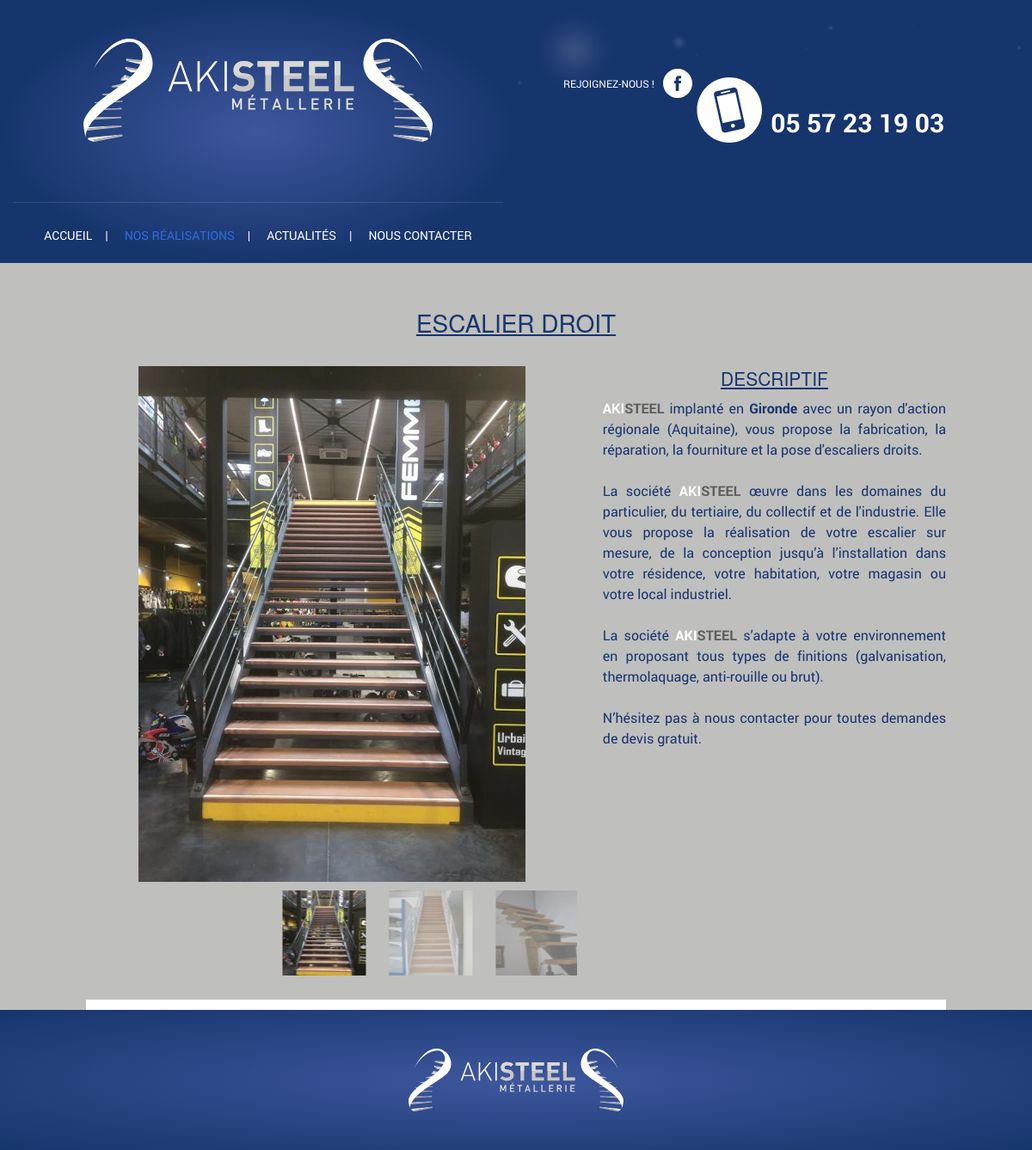
/realisation-detail.php?id=30, run on the app's committed database.
### tables this page shows
CREATE TABLE `product` (
  `id` int(10) unsigned NOT NULL AUTO_INCREMENT,
  `id_categorie` int(11) NOT NULL,
  `nom` varchar(100) NOT NULL,
  `description` text NOT NULL,
  `fichier_pdf` varchar(100) NOT NULL,
  `online` enum('0','1') NOT NULL DEFAULT '0',
  PRIMARY KEY (`id`)
);

CREATE TABLE `product_image` (
  `num_image` int(11) NOT NULL AUTO_INCREMENT,
  `num_produit` int(11) NOT NULL,
  `fichier` varchar(100) NOT NULL,
  `defaut` enum('oui','non') NOT NULL DEFAULT 'non',
  PRIMARY KEY (`num_image`)
);

### admin/classes/StorageManager.php (called while the page is built, shortened)
<?php
class StorageManager{
	protected function dbConnect() {
		try {
			$this->mysqli = new mysqli ( DBHOST, DBUSER, DBPASSWD, DBNAME ) ;
		} catch (Exception $e) {
			throw new Exception("Erreur Connexion DB ". $e->getMessage());
		}
	}
}
?>

### admin/classes/Produit.php (called while the page is built, shortened)
<?php
require_once("StorageManager.php");
class Produit extends StorageManager {
	public function load( $id, $debug=false ){
		$new_array = null;
		$requete = "SELECT * FROM `product` WHERE id = " . $id ;
		$result = mysqli_query( $this->mysqli, $requete );
		while( $row = mysqli_fetch_assoc( $result ) ) {
			$new_array[] = $row;
		}
		return $new_array;
	}
}

### admin/classes/Produit_image.php (called while the page is built, shortened)
<?php
require_once("StorageManager.php");
class Produit_image extends StorageManager {
	public function getListe( $tab=array(), $debug=false ){
		$requete = "SELECT * FROM `product_image`" ;
		if ( $tab[ "where" ] == '' ) {
			$requete .= " WHERE num_image > 0";
			if ( !empty( $tab ) ) {
				foreach( $tab as $champ => $val ) {
					if ( $champ != "champ" && $champ != "order_by" && $champ != "sens" )
						$requete .= " AND " . $champ . " = '" . addslashes( $val ) . "'";
				}
			}
			$order_by = ( $tab[ "order_by" ] != "" ) ? $tab[ "order_by" ] : "num_image";
			$sens = ( $tab[ "sens" ] != "" ) ? $tab[ "sens" ] : "ASC";
			$requete .= " ORDER BY " . $order_by . " " . $sens;
		}
		else $requete .= $tab[ "where" ];
		$new_array = null;
		$result = mysqli_query( $this->mysqli, $requete );
		while( $row = mysqli_fetch_assoc( $result ) ) {
			$new_array[] = $row;
		}
		return $new_array;
	}
	public function getImageDefaut( $num_produit=0, $debug=false ) {
		$requete = "SELECT * FROM `product_image`
			WHERE num_produit = " . intval( $num_produit ) . "
			AND defaut = 'oui'";
		$result = mysqli_query( $this->mysqli, $requete );
		$row = mysqli_fetch_assoc( $result );
		return $row;
	}
}

### realisation-detail.php (the view, shortened to what this page needs)
<?
	require $_SERVER[ "DOCUMENT_ROOT" ] . "/admin/classes/Produit.php";
	require $_SERVER[ "DOCUMENT_ROOT" ] . "/admin/classes/Produit_image.php";
	$debug = 			false;
	$produit = 			new Produit();
	$produit_image = 	new Produit_image();
	$result = $produit->load( $_GET[ "id" ], $debug );
	if ( 1 == 1 ) {
		$nom = 			$result[ 0 ][ "nom" ];
		$description = 	nl2br( $result[ 0 ][ "description" ] );
		$image_defaut = $produit_image->getImageDefaut( $result[ 0 ][ "id" ], $debug );
		if ( 1 == 1 ) {
			unset( $recherche );
			$recherche["num_produit"] = $result[ 0 ][ "id" ];
			$liste_image = 				$produit_image->getListe( $recherche, $debug );
		}
	}
?>
<!doctype html>
<html class="no-js" lang="fr" dir="ltr">
	<head>
		<? include( $_SERVER[ "DOCUMENT_ROOT" ] . "/inc/meta.php" ); ?>
	</head>
	<body class="realisations">
		<? include( $_SERVER[ "DOCUMENT_ROOT" ] . "/inc/header.php" ); ?>
		<div class="row fullwidth content2">
			<div class="row contenu-realisations">
				<div class="large-12 columns">
					<h1><?=$nom?></h1>
				</div>
				<div class="row">
					<div class="large-7 columns">
						<div class="gallery-top">
							<div class="swiper-wrapper">
								<?php if ( !empty( $liste_image ) ): ?>
									<?php foreach ( $liste_image as $_image ) : ?>
										<div class='swiper-slide'>
											<a href="<?php echo '/photos/produit/normale'. $_image[ 'fichier' ] ?>" class="fancybox photo-principale" rel="offre">
												<img src="<?php echo '/photos/produit/realisation_liste' . $_image[ 'fichier' ] ?>"  alt="" />
											</a>
										</div>
									<?php endforeach; ?>
								<?php endif; ?>
							</div>
						</div>
						<div class="gallery-thumbs">
							<div class="swiper-wrapper">
								<?
								if ( !empty( $liste_image ) ) {
									foreach ( $liste_image as $_image ) {
										echo "<div class='swiper-slide'><img src='/photos/produit/vignette" . $_image[ "fichier" ] . "' alt='' /></div>\n";
									}
								}
								?>
							</div>
						</div>
					</div>
					<div class="large-5 columns">
					   <?php if (trim($description) !=''): ?>
						<h3>Descriptif</h3>
						<p><?=$description?></p>
						<?php endif;?>
					</div>
				</div>
			</div>
		</div>
		<? include( $_SERVER[ "DOCUMENT_ROOT" ] . "/inc/footer.php" ); ?>
	</body>
</html>

### css/app.css (style rules this page uses)
* { font-family:'roboto'; }
html, body { height:auto; }
html { min-height:100%; }
body { background:#17356d;min-height:100%; }
h1, h2 { color:#17356d;font-weight:normal;text-decoration:underline;text-transform:uppercase;font-size:28px;text-align:center;margin-bottom:30px; }
h3 { color:#17356d;font-weight:normal;text-decoration:underline;text-transform:uppercase;font-size:21px;text-align:center; }
p { font-size:16px;line-height:24px;text-align:justify;color:#17356d; }
.fullwidth { max-width:100%; }
.blanc { color:#fff;font-weight: bold; }
.gris { color:#5d5d5d;font-weight: bold; }
.content2 { background:#bfbfbe;position:relative; }
.content2 .contenu-realisations { width:100%;padding:50px 0 30px 0;margin:0;max-width:1000px;margin:0 auto; }
.swiper-slide { text-align:center;font-size:18px;display:-webkit-box;display:-ms-flexbox;background-repeat:no-repeat; }
.gallery-top, .gallery-thumbs { overflow:hidden; }
.gallery-top { position:relative; width:100%; }
.gallery-top .swiper-slide { background-size:cover;background-position:center center; background-repeat:no-repeat;min-height:327px;padding:0;display:block;text-align:center; }
.gallery-thumbs { height:20%;box-sizing:border-box;padding:10px 0; }
.gallery-thumbs .swiper-slide { width:20%;opacity:0.4; }
.gallery-thumbs .swiper-slide-active { opacity: 1; }

### data on the page
product: nom "ESCALIER DROIT", description "AKI STEEL implanté en Gironde avec un rayon d'action régionale (Aquitaine), vous propose la fabrication, la réparation, la fourniture et la pose d'escaliers droits. La société AKI STEEL œuvre dans les domaines du particulier, du tertiaire, du collectif et de l'industrie. Elle vous propose la réalisation de votre escalier sur mesure, de la conception jusqu’à l’installation dans votre résidence, votre habitation, votre magasin ou votre local industriel. La société AKI STEEL s’adapte à votre environnement en proposant tous types de finitions (galvanisation, thermolaquage, anti-rouille ou brut). N’hésitez pas à nous contacter pour toutes demandes de devis gratuit."
product_image: fichier (picture)
product_image: fichier (picture)
product_image: fichier (picture)
